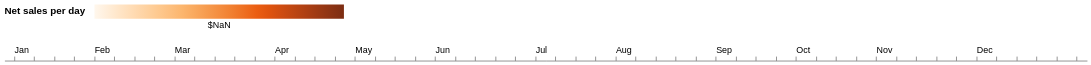

Here is the Vega-Lite specification saved for this chart:
### Vega-Lite specification from a JSON file in a GitHub repository (floating-point values rounded to 4 significant figures)
{"$schema": "https://vega.github.io/schema/vega-lite/v6.json", "description": "Calendar heatmap: one square per day, weeks across, Mon-Sun down, one row per year. Outlined squares are retail events.", "data": {"name": "dataset"}, "transform": [{"filter": "datum.Year >= 2024 && datum.Year <= 2025"}, {"calculate": "toDate(datum.Date)", "as": "d"}, {"calculate": "datetime(year(datum.d), 0, 1)", "as": "jan1"}, {"calculate": "(day(datum.d) + 6) % 7", "as": "dow"}, {"calculate": "floor((round((time(datum.d) - time(datum.jan1)) / 86400000) + (day(datum.jan1) + 6) % 7) / 7)", "as": "week"}, {"calculate": "timeFormat(datum.d, '%a %d %b %Y')", "as": "Day"}, {"calculate": "datum.RetailEvent ? datum.RetailEvent : ''", "as": "Event"}], "facet": {"row": {"field": "Year", "type": "ordinal", "header": {"title": null, "labelAngle": 0, "labelOrient": "left", "labelAlign": "right", "labelFontSize": 18, "labelFontWeight": "bold", "labelColor": "#1E3A5F", "labelPadding": 10}}}, "spacing": 18, "spec": {"width": {"step": 22.5}, "height": {"step": 23}, "encoding": {"x": {"field": "week", "type": "ordinal", "scale": {"domain": [0, 1, 2, 3, 4, 5, 6, 7, 8, 9, 10, 11, 12, 13, 14, 15, 16, 17, 18, 19, 20, 21, 22, 23, 24, 25, 26, 27, 28, 29, 30, 31, 32, 33, 34, 35, 36, 37, 38, 39, 40, 41, 42, 43, 44, 45, 46, 47, 48, 49, 50, 51, 52, 53]}, "axis": {"title": null, "orient": "top", "labelAngle": 0, "labelAlign": "left", "labelExpr": "indexof([0, 4, 8, 13, 17, 21, 26, 30, 35, 39, 43, 48], datum.value) >= 0 ? ['Jan', 'Feb', 'Mar', 'Apr', 'May', 'Jun', 'Jul', 'Aug', 'Sep', 'Oct', 'Nov', 'Dec'][indexof([0, 4, 8, 13, 17, 21, 26, 30, 35, 39, 43, 48], datum.value)] : ''"}}, "y": {"field": "dow", "type": "ordinal", "scale": {"domain": [0, 1, 2, 3, 4, 5, 6]}, "axis": {"title": null, "labelExpr": "['Mon', '', 'Wed', '', 'Fri', '', 'Sun'][datum.value]"}}, "tooltip": [{"field": "Day"}, {"field": "Net Sales", "format": "$,.0f"}, {"field": "Event"}]}, "layer": [{"mark": {"type": "rect", "cornerRadius": 3, "stroke": "#FFFFFF", "strokeWidth": 2}, "encoding": {"color": {"field": "Net Sales", "type": "quantitative", "scale": {"zero": true, "range": ["#FFF7ED", "#FDBA74", "#EA580C", "#7C2D12"]}, "legend": {"title": "Net sales per day", "format": "$,.0s", "orient": "top", "direction": "horizontal", "gradientLength": 280, "titleOrient": "left", "titlePadding": 10}}}}, {"transform": [{"filter": "datum.Event != ''"}], "mark": {"type": "rect", "cornerRadius": 3, "fill": null, "stroke": "#111827", "strokeWidth": 1.5}}]}}
